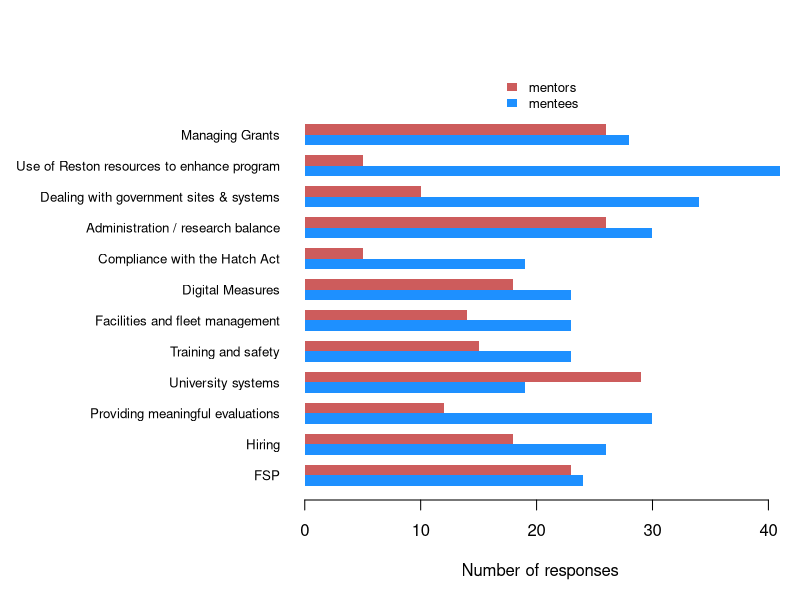
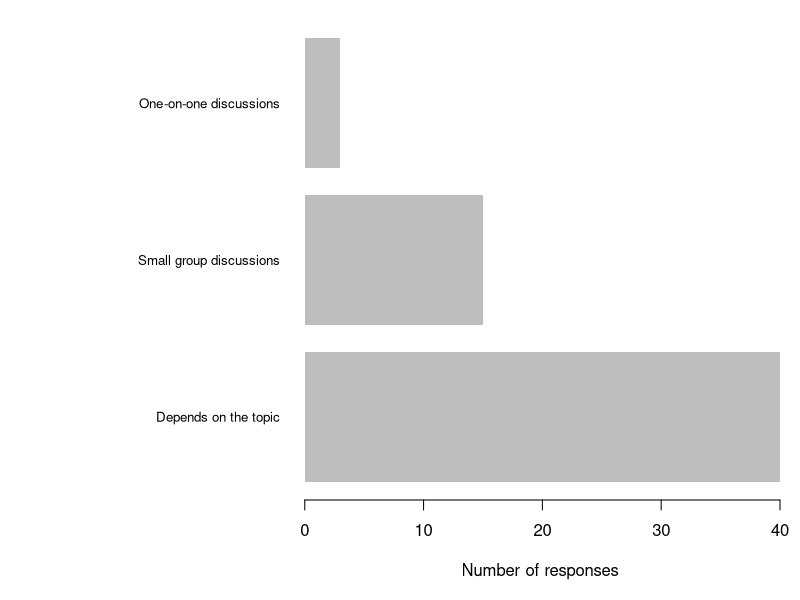
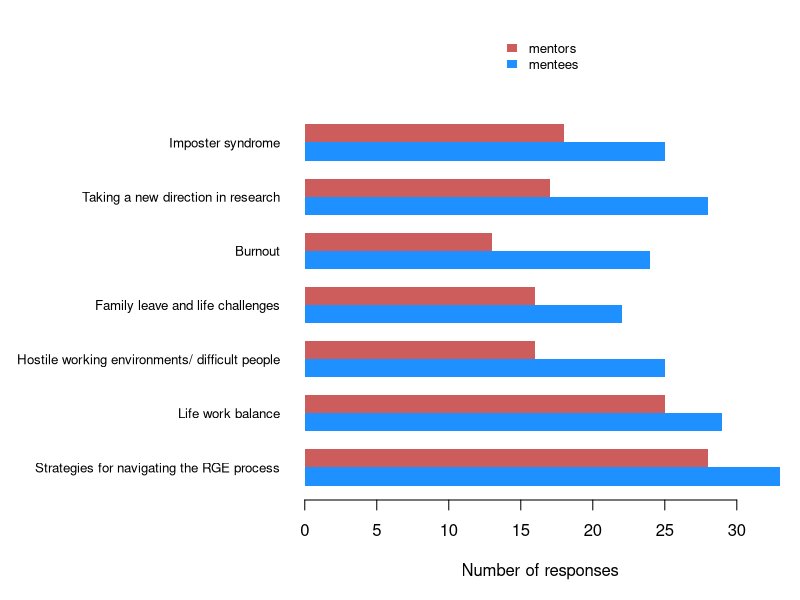
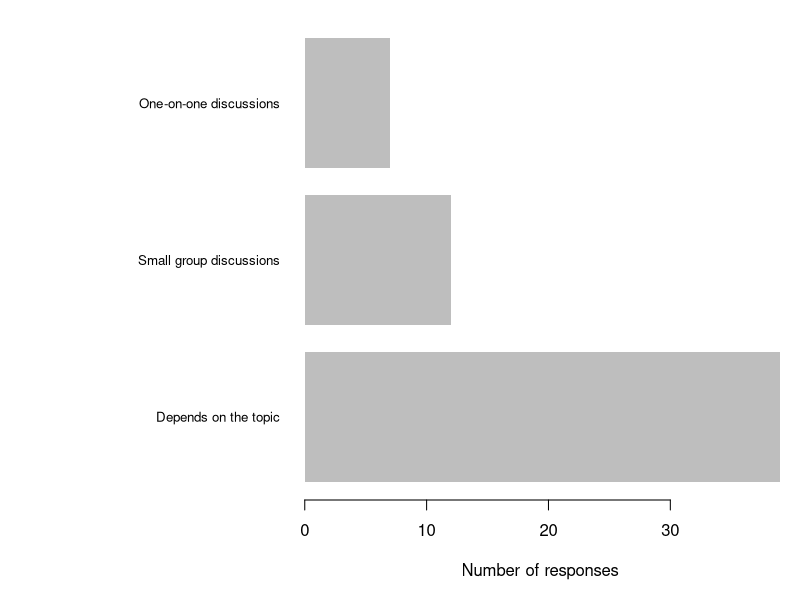
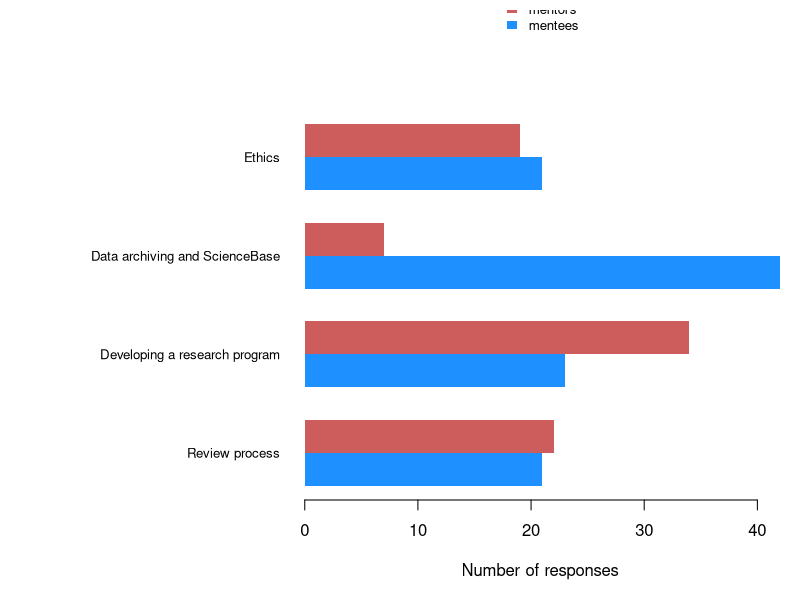
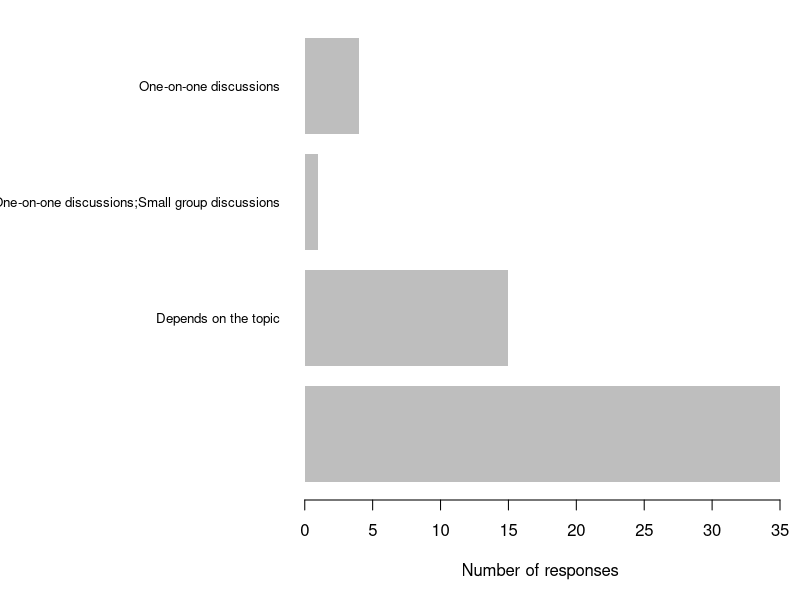

Source code (R) for these figures, in order:
## ---- chunk 1
options(width = 100)
knitr::opts_chunk$set(message = FALSE, warning = FALSE)
## ---- chunk 2
library(dplyr)
## ---- chunk 3
## load package
# library("knitcitations")
## clean out any existing .bib files
# cleanbib()
## set pandoc for formatting
# options("citation_format" = "pandoc")
## ---- chunk 4
data_raw <- readr::read_csv(here::here("data", "raw", "cru_peer_mentoring_survey.csv"))
## ---- chunk 5
## extract admin data
data_admin <- data_raw %>%
  select(starts_with("Administration"))
## ---- chunk 6
## admin responses
responses_admin <- data_admin %>%
  select(!contains("format")) %>%
  select(!contains("other topics"))

## number of mentees
mentees <- (responses_admin == "Mentee" | responses_admin == "Mentor;Mentee") %>%
  apply(2, sum, na.rm = TRUE)

## number of mentors
mentors <- (responses_admin == "Mentor" | responses_admin == "Mentor;Mentee") %>%
  apply(2, sum, na.rm = TRUE)

## matrix of data for plotting
data_plot <- rbind(mentees, mentors)

## list of topics
topics <- responses_admin %>%
  colnames() %>%
  sub(pattern = "(^.*\\[)(.*)(\\])", replacement = "\\2")

## plot response summary info
par(mai = c(0.9, 2.9, 1, 0.1),
    omi = rep(0.1, 4))
barplot(data_plot, beside = TRUE,
        col = c("dodgerblue", "indianred"), border = NA,
        names.arg = topics,
        legend.text = TRUE,
        args.legend = list(x = "top", inset = -0.1, bty = "n", border = NA,
                           xpd = TRUE, cex = 0.8),
        horiz = TRUE, las = 1, cex.names = 0.8,
        xlab = "Number of responses")
## ---- chunk 7
## other topics
other_topics_admin <- data_admin %>%
  select(contains("other topics")) %>%
  unique() %>%
  filter(`Administration topics [other topics]` != is.na(.)) %>%
  pull()

for (topics in other_topics_admin) {
    cat("*", topics, "\n\n")
}
## ---- chunk 8
## mentoring format
format_admin <- data_admin %>%
  select(contains("format"))

## mentoring format == depends
format_smry <- format_admin %>%
  table()

format_depends <- format_smry %>%
  names() %>%
  grep(pattern = "Depends")

## mentoring format summary
format_admin_smry <- c(format_smry[-format_depends], sum(format_smry[format_depends]))
names(format_admin_smry)[3] <- "Depends on the topic"

## plot response summary info
par(mai = c(0.9, 2.9, 0.1, 0.1),
    omi = rep(0.1, 4))
barplot(rev(format_admin_smry),
        border = NA,
        horiz = TRUE, las = 1, cex.names = 0.8,
        xlab = "Number of responses")

## ---- chunk 9
## extract career data
data_career <- data_raw %>%
  select(starts_with("Career"))
## ---- chunk 10
## admin responses
responses_career <- data_career %>%
  select(!contains("format")) %>%
  select(!contains("other topics"))

## number of mentees
mentees <- (responses_career == "Mentee" | responses_career == "Mentor;Mentee") %>%
  apply(2, sum, na.rm = TRUE)

## number of mentors
mentors <- (responses_career == "Mentor" | responses_career == "Mentor;Mentee") %>%
  apply(2, sum, na.rm = TRUE)

## matrix of data for plotting
data_plot <- rbind(mentees, mentors)

## list of topics
topics <- responses_career %>%
  colnames() %>%
  sub(pattern = "(^.*\\[)(.*)(\\])", replacement = "\\2")

## plot response summary info
par(mai = c(0.9, 2.9, 1, 0.1),
    omi = rep(0.1, 4))
barplot(data_plot, beside = TRUE,
        col = c("dodgerblue", "indianred"), border = NA,
        names.arg = topics,
        legend.text = TRUE,
        args.legend = list(x = "top", inset = -0.2, bty = "n", border = NA,
                           xpd = TRUE, cex = 0.8),
        horiz = TRUE, las = 1, cex.names = 0.8,
        xlab = "Number of responses")
## ---- chunk 11
## other topics
other_topics_career <- data_career %>%
  select(contains("other topics")) %>%
  unique() %>%
  filter(`Career Building [other topics]` != is.na(.)) %>%
  pull()

for (topics in other_topics_career) {
    cat("*", topics, "\n\n")
}
## ---- chunk 12
## mentoring format
format_career <- data_career %>%
  select(contains("format"))

## mentoring format == depends
format_smry <- format_career %>%
  table()

format_depends <- format_smry %>%
  names() %>%
  grep(pattern = "Depends")

## mentoring format summary
format_career_smry <- c(format_smry[-format_depends], sum(format_smry[format_depends]))
names(format_career_smry)[3] <- "Depends on the topic"

## plot response summary info
par(mai = c(0.9, 2.9, 0.1, 0.1),
    omi = rep(0.1, 4))
barplot(rev(format_career_smry),
        border = NA,
        horiz = TRUE, las = 1, cex.names = 0.8,
        xlab = "Number of responses")

## ---- chunk 13
## extract research data
data_research <- data_raw %>%
  select(starts_with("Conducting"))
## ---- chunk 14
## research responses
responses_research <- data_research %>%
  select(!contains("format")) %>%
  select(!contains("other topics"))

## number of mentees
mentees <- (responses_research == "Mentee" | responses_research == "Mentor;Mentee") %>%
  apply(2, sum, na.rm = TRUE)

## number of mentors
mentors <- (responses_research == "Mentor" | responses_research == "Mentor;Mentee") %>%
  apply(2, sum, na.rm = TRUE)

## matrix of data for plotting
data_plot <- rbind(mentees, mentors)

## list of topics
topics <- responses_research %>%
  colnames() %>%
  sub(pattern = "(^.*\\[)(.*)(\\])", replacement = "\\2")

## plot response summary info
par(mai = c(0.9, 2.9, 1, 0.1),
    omi = rep(0.1, 4))
barplot(data_plot, beside = TRUE,
        col = c("dodgerblue", "indianred"), border = NA,
        names.arg = topics,
        legend.text = TRUE,
        args.legend = list(x = "top", inset = -0.3, bty = "n", border = NA,
                           xpd = TRUE, cex = 0.8),
        horiz = TRUE, las = 1, cex.names = 0.8,
        xlab = "Number of responses")
## ---- chunk 15
## other topics
other_topics_research <- data_research %>%
  select(contains("other topics")) %>%
  unique() %>%
  filter(`Conducting Research [other topics]` != is.na(.)) %>%
  pull()

for (topics in other_topics_career) {
    cat("*", topics, "\n\n")
}
## ---- chunk 16
## mentoring format
format_research <- data_research %>%
  select(contains("format"))

## mentoring format == depends
format_smry <- format_research %>%
  table()

format_depends <- format_smry %>%
  names() %>%
  grep(pattern = "Depends")

## mentoring format summary
format_research_smry <- c(format_smry[-format_depends], sum(format_smry[format_depends]))
names(format_research_smry)[3] <- "Depends on the topic"

## plot response summary info
par(mai = c(0.9, 2.9, 0.1, 0.1),
    omi = rep(0.1, 4))
barplot(rev(format_research_smry),
        border = NA,
        horiz = TRUE, las = 1, cex.names = 0.8,
        xlab = "Number of responses")
